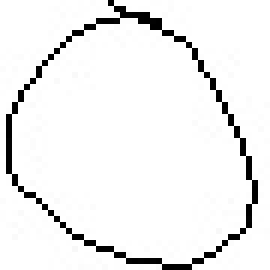
#> input picture 0/0_47837.jpg, 45 x 45 px (shown 6 times larger); its folder holds 4 pictures in this run
$ jupyter execute --allow-errors Data_extraction.ipynb   (shell and % lines are left out)   (older library calls are emulated)
#> lines starting #> are read from the running program, lines starting #| are printed output that depends on the picture; after the words box and inside, x2 and y2 are one past the last pixel; in counts of white or black regions, pixels touching at a corner belong together
[cell 1]
import numpy as np
import cv2
from PIL import Image
from matplotlib import pyplot as plt
import os
from os import listdir
from os.path import isfile, join
import pandas as pd

[cell 2]
def load_images_from_folder(folder):
    train_data=[]
    for filename in os.listdir(folder):
        img = cv2.imread(os.path.join(folder,filename),cv2.IMREAD_GRAYSCALE)
        img=~img
        if img is not None:
            ret,thresh=cv2.threshold(img,127,255,cv2.THRESH_BINARY)
            ret,ctrs,ret=cv2.findContours(thresh,cv2.RETR_EXTERNAL,cv2.CHAIN_APPROX_NONE)
            cnt=sorted(ctrs, key=lambda ctr: cv2.boundingRect(ctr)[0])
            w=int(28)
            h=int(28)
            maxi=0
            for c in cnt:
                x,y,w,h=cv2.boundingRect(c)
                maxi=max(w*h,maxi)
                if maxi==w*h:
                    x_max=x
                    y_max=y
                    w_max=w
                    h_max=h
            im_crop= thresh[y_max:y_max+h_max+10, x_max:x_max+w_max+10]
            im_resize = cv2.resize(im_crop,(28,28))
            im_resize=np.reshape(im_resize,(784,1))
            train_data.append(im_resize)
    return train_data

[cell 3]
data=[]

#> (a cell that did not finish here is left out)

len(data)
for i in range(0,len(data)):
    data[i]=np.append(data[i],['10'])

print(len(data))

#> (a cell that did not finish here is left out)


for i in range(0,len(data11)):
    data11[i]=np.append(data11[i],['11'])
data=np.concatenate((data,data11))
print(len(data))

[cell 6]
data0=load_images_from_folder('0')
#> call 3 of load_images_from_folder, with folder = '0'
#> in load_images_from_folder, img is the input picture: shape (45, 45); min 0, max 255, mean 239.6
#> in load_images_from_folder (call 3), `img=~img`:
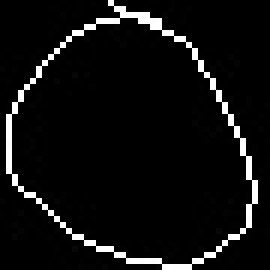
#> img: shape (45, 45) (shown 6 times larger); min 0, max 255, mean 15.4
#> in load_images_from_folder (call 3), `ret,thresh=cv2.threshold(img,127,255,cv2.THRESH_BINARY)`: thresh: shape (45, 45); 5.9% white in thin lines or dots
#> in load_images_from_folder (call 3), `ret,ctrs,ret=cv2.findContours(thresh,cv2.RETR_EXTERNAL,cv2.CHAIN_APPRO..`: ret = [[-1, -1, -1, -1]]; ctrs = 1 contour; box (x1, y1, x2, y2) and area: (1, 0, 43, 45) 1233
#> in load_images_from_folder (call 3), `cnt=sorted(ctrs, key=lambda ctr: cv2.boundingRect(ctr)[0])`: cnt has the same summary as ctrs
#> the loop in load_images_from_folder (call 3), `for c in cnt:` made 1 pass
#> (x, y, w, h, maxi, x_max, y_max, w_max) on pass 1: (1, 0, 42, 45, 1890, 1, 0, 42)
#> in load_images_from_folder (call 3), `im_crop= thresh[y_max:y_max+h_max+10, x_max:x_max+w_max+10]`:
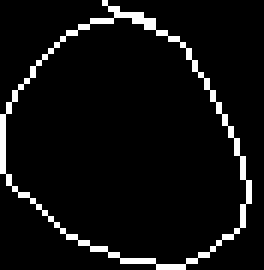
#> im_crop: shape (45, 44) (shown 6 times larger); 6.1% white in thin lines or dots
#> in load_images_from_folder (call 3), `im_resize = cv2.resize(im_crop,(28,28))`:
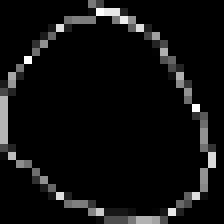
#> im_resize: shape (28, 28) (shown 8 times larger); min 0, max 255, mean 15.4
#> in load_images_from_folder (call 3), `im_resize=np.reshape(im_resize,(784,1))`: im_resize = 784 values, max 255 at index 199, min 0 at index 0, mean 15.42
#> pass 2 of the loop in load_images_from_folder, `for filename in os.listdir(folder):`:
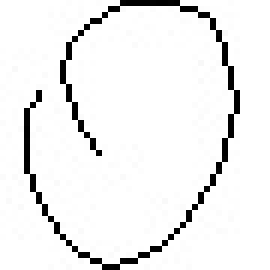
#> input picture 0/0_87064.jpg, 45 x 45 px (shown 6 times larger)
#> in load_images_from_folder, img is the input picture: shape (45, 45); min 0, max 255, mean 239.4
#> thresh: shape (45, 45); 6% white in thin lines or dots, all inside (x1, y1, x2, y2) = (4, 0, 40, 45)
#> ctrs = 1 contour, all with area under 20
#> the loop in load_images_from_folder (call 3), `for c in cnt:` made 1 pass
#> (x, y, w, h, maxi, x_max, y_max, w_max) on pass 1: (4, 0, 36, 45, 1620, 4, 0, 36)
#> in load_images_from_folder (call 3), `im_crop= thresh[y_max:y_max+h_max+10, x_max:x_max+w_max+10]`:
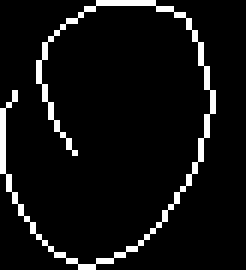
#> im_crop: shape (45, 41) (shown 6 times larger); 6.6% white in thin lines or dots, all inside (x1, y1, x2, y2) = (0, 0, 36, 45)
#> in load_images_from_folder (call 3), `im_resize = cv2.resize(im_crop,(28,28))`:
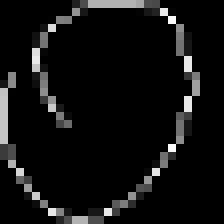
#> im_resize: shape (28, 28) (shown 8 times larger); min 0, max 250, mean 16.9
#> in load_images_from_folder (call 3), `im_resize=np.reshape(im_resize,(784,1))`: im_resize = 784 values, max 250 at index 77, min 0 at index 0, mean 16.89
#> pass 3 of the loop in load_images_from_folder, `for filename in os.listdir(folder):`:
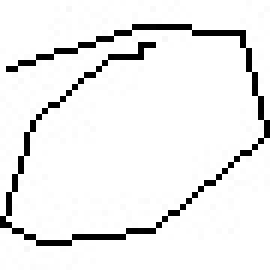
#> input picture 0/0_97674.jpg, 45 x 45 px (shown 6 times larger)
#> in load_images_from_folder, img is the input picture: shape (45, 45); min 0, max 255, mean 237
#> thresh: shape (45, 45); 6.9% white in thin lines or dots, all inside (x1, y1, x2, y2) = (0, 4, 45, 41)
#> the loop in load_images_from_folder (call 3), `for c in cnt:` made 1 pass
#> (x, y, w, h, maxi, x_max, y_max, w_max) on pass 1: (0, 4, 45, 37, 1665, 0, 4, 45)
#> in load_images_from_folder (call 3), `im_crop= thresh[y_max:y_max+h_max+10, x_max:x_max+w_max+10]`:
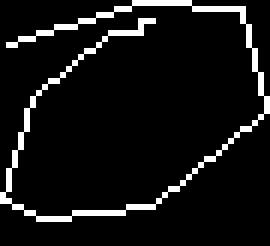
#> im_crop: shape (41, 45) (shown 6 times larger); 7.6% white in thin lines or dots
#> in load_images_from_folder (call 3), `im_resize = cv2.resize(im_crop,(28,28))`:
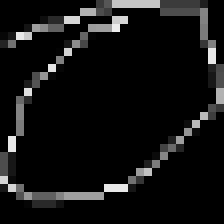
#> im_resize: shape (28, 28) (shown 8 times larger); min 0, max 236, mean 19
#> in load_images_from_folder (call 3), `im_resize=np.reshape(im_resize,(784,1))`: im_resize = 784 values, max 236 at index 98, min 0 at index 0, mean 18.96
#> the loop made 4 passes; the first 3 are shown
for i in range(0,len(data0)):
    data0[i]=np.append(data0[i],['0'])
#> (the rest of this cell did not finish here and is left out)

#> (a cell that did not finish here is left out)
